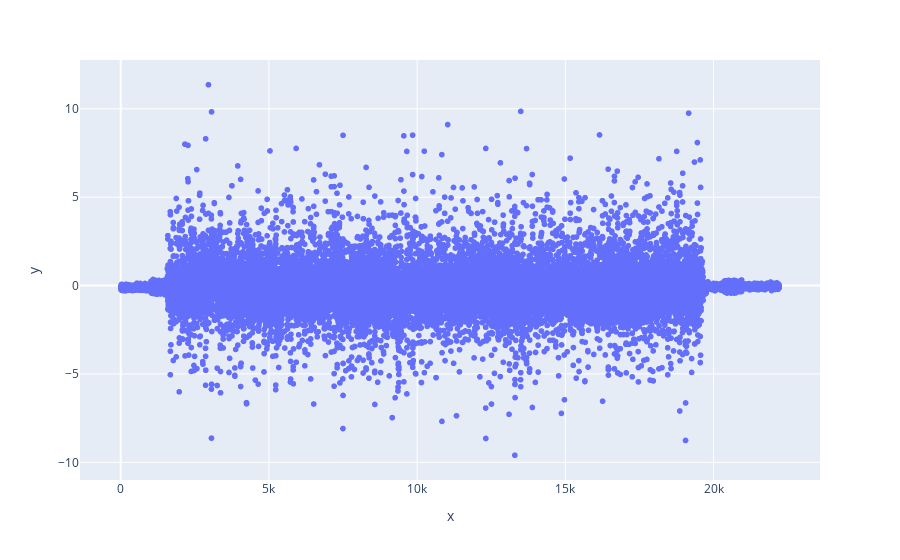

The notebook cell this image was saved under:
### Code cell
px.scatter(y=x)

### Figure 1 — Plotly figure (JSON) as saved in the notebook; plotly's stock layout.template omitted (floating-point values rounded to 4 significant figures; data arrays with more than 128 entries replaced by an {"elided": "..."} marker saying what was removed)
{"data": [{"hovertemplate": "x=%{x}<br>y=%{y}<extra></extra>", "legendgroup": "", "marker": {"color": "#636efa", "symbol": "circle"}, "mode": "markers", "name": "", "showlegend": false, "type": "scattergl", "x": {"elided": "22218 int values"}, "xaxis": "x", "y": {"elided": "22218 float values"}, "yaxis": "y"}], "layout": {"legend": {"tracegroupgap": 0}, "margin": {"t": 60}, "xaxis": {"anchor": "y", "domain": [0, 1], "title": {"text": "x"}}, "yaxis": {"anchor": "x", "domain": [0, 1], "title": {"text": "y"}}}}
